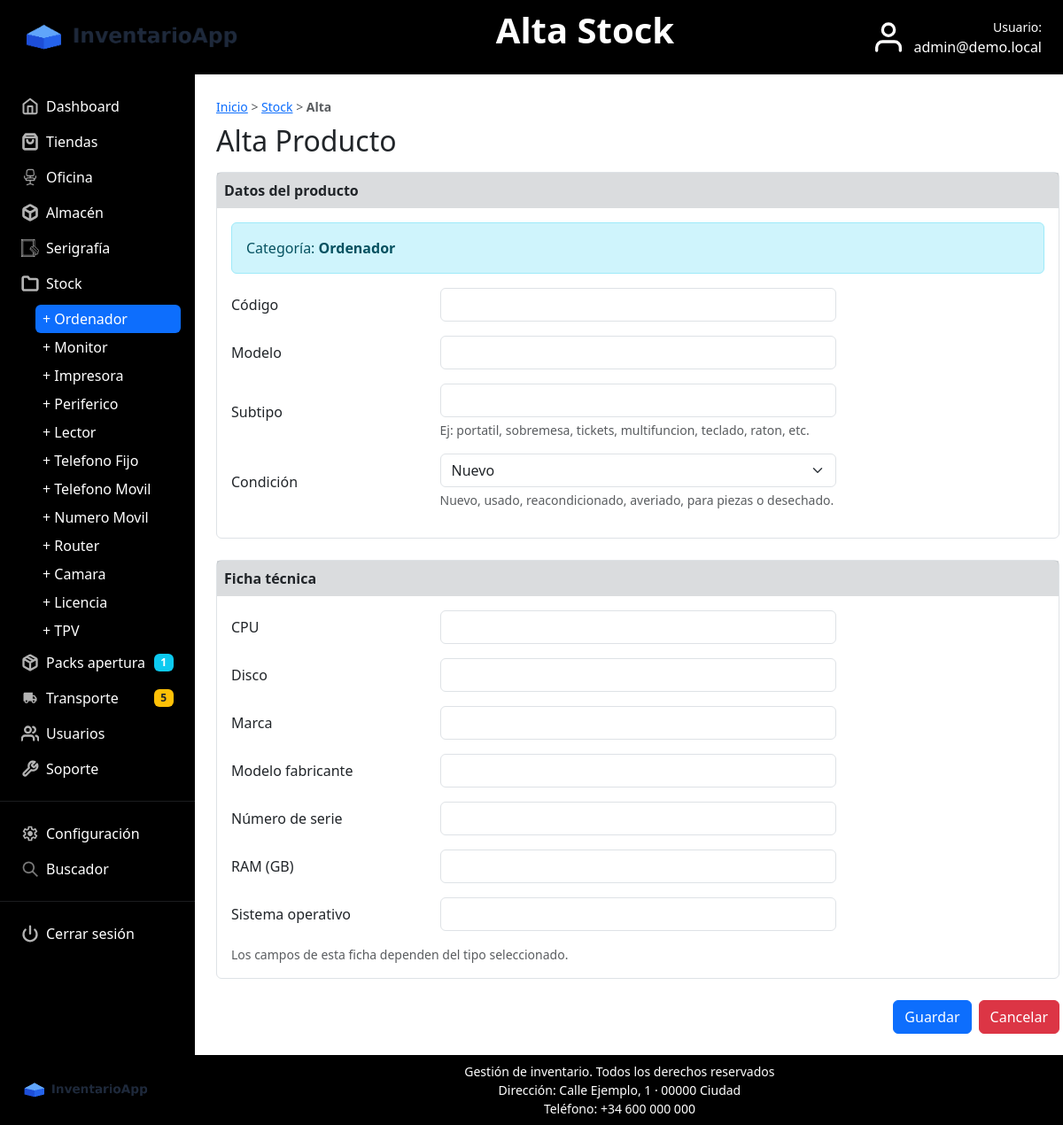
The app's page /controller/stock.php?action=alta&cat=ordenador (signed in) with its own data.
### tables this page shows
CREATE TABLE `categoria` (
  `id` int(11) NOT NULL AUTO_INCREMENT,
  `nombre` varchar(50) NOT NULL,
  PRIMARY KEY (`id`)
);

CREATE TABLE `atributo` (
  `id` int(11) NOT NULL AUTO_INCREMENT,
  `clave` varchar(60) NOT NULL,
  `nombre` varchar(100) NOT NULL,
  `tipo` enum('text','number','date','bool','select') NOT NULL DEFAULT 'text',
  `opciones` text DEFAULT NULL,
  `unidad` varchar(20) DEFAULT NULL,
  `requerido` tinyint(1) NOT NULL DEFAULT 0,
  PRIMARY KEY (`id`),
  UNIQUE KEY `clave` (`clave`)
);

### model/StockAlta.php (called while the page is built, shortened)
<?php
class StockAlta
{
    public static function obtenerCategoriasAltaPorSlug($cn, $slug)
    {
        $slug = trim($slug);
        $slug = strtolower($slug);
        $map = array(
            'ordenador'  => array('Ordenador'),
            'monitor'    => array('Monitor'),
            'impresora'  => array('Impresora Tickets', 'Impresoras Multifuncion'),
            'periferico' => array('Teclado', 'Raton', 'HUB USB', 'Cajon Portamonedas'),
            'lector'     => array('Lector Codigo', 'Lector Billete'),
            'telefono_fijo'   => array('Telefono Fijo'),
            'telefono_movil'  => array('Telefono Movil'),
            'movil'      => array('Numero Movil'),
            'router'     => array('Router'),
            'camara'     => array('Camaras 360', 'Camaras Fija'),
            'licencia'   => array('Licencia'),
            'tpv'        => array('Datafono', 'Pinpad')
        );
        $nombres = $map[$slug];
        $condicion = "";
        foreach ($nombres as $i => $nombre) {
            if ($i == 0) {
                $condicion .= " nombre = '$nombre' ";
            } else {
                $condicion .= " OR nombre = '$nombre' ";
            }
        }
        $consulta = "SELECT id, nombre FROM categoria WHERE $condicion ORDER BY nombre ASC";
        $resultado = $cn->query($consulta);
        $categorias = array();
        while ($categoria = $resultado->fetchObject()) {
            $categorias[] = $categoria;
        }
        return $categorias;
    }
    public static function condiciones()
    {
        return array(
            'nuevo' => 'Nuevo',
            'usado' => 'Usado',
            'reacondicionado' => 'Reacondicionado',
            'averiado' => 'Averiado',
            'en_garantia' => 'En garantía',
            'en_reparacion' => 'En reparación',
            'para_piezas' => 'Para piezas',
            'desechado' => 'Desechado'
        );
    }
    public static function listarAtributosPorCategoria($cn, $idCategoria)
    {
        $consulta = "
            SELECT a.*
            FROM categoria_atributo ca
            INNER JOIN atributo a ON a.id = ca.id_atributo
            WHERE ca.id_categoria = $idCategoria
            ORDER BY a.nombre ASC
        ";
        $resultado = $cn->query($consulta);
        $atributos = array();
        while ($atributo = $resultado->fetchObject()) {
            $atributos[] = $atributo;
        }
        return $atributos;
    }
}

### view/stock_alta_view.php (the view, shortened to what this page needs)
<!DOCTYPE html>
<html lang="es">
<head>
  <link rel="stylesheet" href="../view/css/bootstrap.min.css">
  <link rel="stylesheet" href="../view/css/estilos.css">
</head>
<body class="d-flex flex-column min-vh-100">
    <?php $tituloPagina = 'Alta Stock'; include_once 'menu.php'; ?>
  <main class="container-fluid flex-grow-1 d-flex p-0">
    <div class="d-flex flex-grow-1 w-100">
            <?php include_once 'sidebar.php'; ?>
            <section class="col-12 col-lg-10 p-4">
        <div class="mb-2">
          <small class="text-muted">
              <a href="index.php">Inicio</a> &gt; <a href="stock.php">Stock</a> &gt; <strong>Alta</strong>
          </small>
        </div>
        <h2 class="mb-3">Alta Producto</h2>
        <?php
        $tieneUna = false;
        if (isset($categoriasAlta) && count($categoriasAlta) == 1) {
          $tieneUna = true;
        }
        ?>
        <?php if (isset($categoriasAlta) && isset($categoriasAlta) && $categoriasAlta != '') { ?>
          <form method="post">
            <div class="border rounded mb-4">
              <div class="bg-secondary bg-opacity-25 p-2 fw-semibold">Datos del producto</div>
              <div class="p-3">
                <?php if ($tieneUna) { ?>
                  <div class="alert alert-info">
                    Categoría: <strong><?php echo $categoriasAlta[0]->nombre; ?></strong>
                  </div>
                <?php } ?>
                <?php
                $valorCodigo = '';
                $valorModelo = '';
                $valorSubtipo = '';
                ?>
                <div class="row align-items-center mb-3">
                  <div class="col-12 col-md-3">
                    <label class="form-label m-0" for="codigo">Código</label>
                  </div>
                  <div class="col-12 col-md-6">
                    <input class="form-control" type="text" name="codigo" id="codigo"
                      value="<?php echo $valorCodigo; ?>" required>
                  </div>
                </div>
                <div class="row align-items-center mb-3">
                  <div class="col-12 col-md-3">
                    <label class="form-label m-0" for="modelo">Modelo</label>
                  </div>
                  <div class="col-12 col-md-6">
                    <input class="form-control" type="text" name="modelo" id="modelo"
                      value="<?php echo $valorModelo; ?>" required>
                  </div>
                </div>
                <div class="row align-items-center mb-3">
                  <div class="col-12 col-md-3">
                    <label class="form-label m-0" for="subtipo">Subtipo</label>
                  </div>
                  <div class="col-12 col-md-6">
                    <input class="form-control" type="text" name="subtipo" id="subtipo"
                      value="<?php echo $valorSubtipo; ?>" required>
                    <div class="form-text">Ej: portatil, sobremesa, tickets, multifuncion, teclado, raton, etc.</div>
                  </div>
                </div>
                <div class="row align-items-center mb-3">
                  <div class="col-12 col-md-3">
                    <label class="form-label m-0" for="estado">Condición</label>
                  </div>
                  <div class="col-12 col-md-6">
                    <select class="form-select" name="estado" id="estado" required>
                      <?php if (isset($condiciones)) { ?>
                        <?php foreach ($condiciones as $valor => $etiqueta) { ?>
                          <?php if ($valor == 'nuevo') { ?>
                            <option value="<?php echo $valor; ?>" selected><?php echo $etiqueta; ?></option>
                          <?php } else { ?>
                            <option value="<?php echo $valor; ?>"><?php echo $etiqueta; ?></option>
                          <?php } ?>
                        <?php } ?>
                      <?php } ?>
                    </select>
                    <div class="form-text">Nuevo, usado, reacondicionado, averiado, para piezas o desechado.</div>
                  </div>
                </div>
              </div>
            </div>
            <?php if (isset($atributosCategoria) && $atributosCategoria != '') { ?>
              <div class="border rounded mb-4">
                <div class="bg-secondary bg-opacity-25 p-2 fw-semibold">Ficha técnica</div>
                <div class="p-3">
                  <?php foreach ($atributosCategoria as $a) { ?>
                    <?php
                    $val = '';
                    $req = false;
                    ?>
                    <div class="row align-items-center mb-3">
                      <div class="col-12 col-md-3">
                        <label class="form-label m-0" for="attr_<?php echo $a->id; ?>">
                          <?php echo $a->nombre; ?>
                        </label>
                      </div>
                      <div class="col-12 col-md-6">
                        <?php if ($req) { ?>
                          <input class="form-control" type="text"
                            id="attr_<?php echo $a->id; ?>"
                            name="attrs[<?php echo $a->id; ?>]"
                            value="<?php echo $val; ?>"
                            required>
                        <?php } else { ?>
                          <input class="form-control" type="text"
                            id="attr_<?php echo $a->id; ?>"
                            name="attrs[<?php echo $a->id; ?>]"
                            value="<?php echo $val; ?>">
                        <?php } ?>
                      </div>
                    </div>
                  <?php } ?>
                  <div class="form-text">
                    Los campos de esta ficha dependen del tipo seleccionado.
                  </div>
                </div>
              </div>
            <?php } ?>
            <div class="d-flex justify-content-end gap-2">
              <button class="btn btn-primary" type="submit" name="guardarProducto">Guardar</button>
              <a class="btn btn-danger" href="stock.php">Cancelar</a>
            </div>
          </form>
        <?php } ?>
      </section>
    </div>
  </main>
  <footer class="bg-black text-white py-2">
    <div class="container-fluid px-3 px-md-4">
      <div class="d-flex align-items-center gap-3">
        <a href="index.php" class="text-decoration-none">
          <img src="../view/img/logo.png" alt="InventarioApp" style="height:35px;">
        </a>
        <div class="container text-center small">
          Gestión de inventario. Todos los derechos reservados <br>
          Dirección: Calle Ejemplo, 1 · 00000 Ciudad <br>
          Teléfono: +34 600 000 000
        </div>
      </div>
    </div>
  </footer>
</body>
</html>

### records on screen
categoria: nombre "Ordenador"
atributo: nombre "CPU"
atributo: nombre "Disco"
atributo: nombre "Marca"
atributo: nombre "Modelo fabricante"
atributo: nombre "Número de serie"
atributo: nombre "RAM (GB)"
atributo: nombre "Sistema operativo"

### other values on screen
$tituloPagina "Alta Stock"
$_SESSION['usuario'] "admin@demo.local"
$packsEnCurso "1"
$totalTransporte "5"
form field estado "Nuevo"
